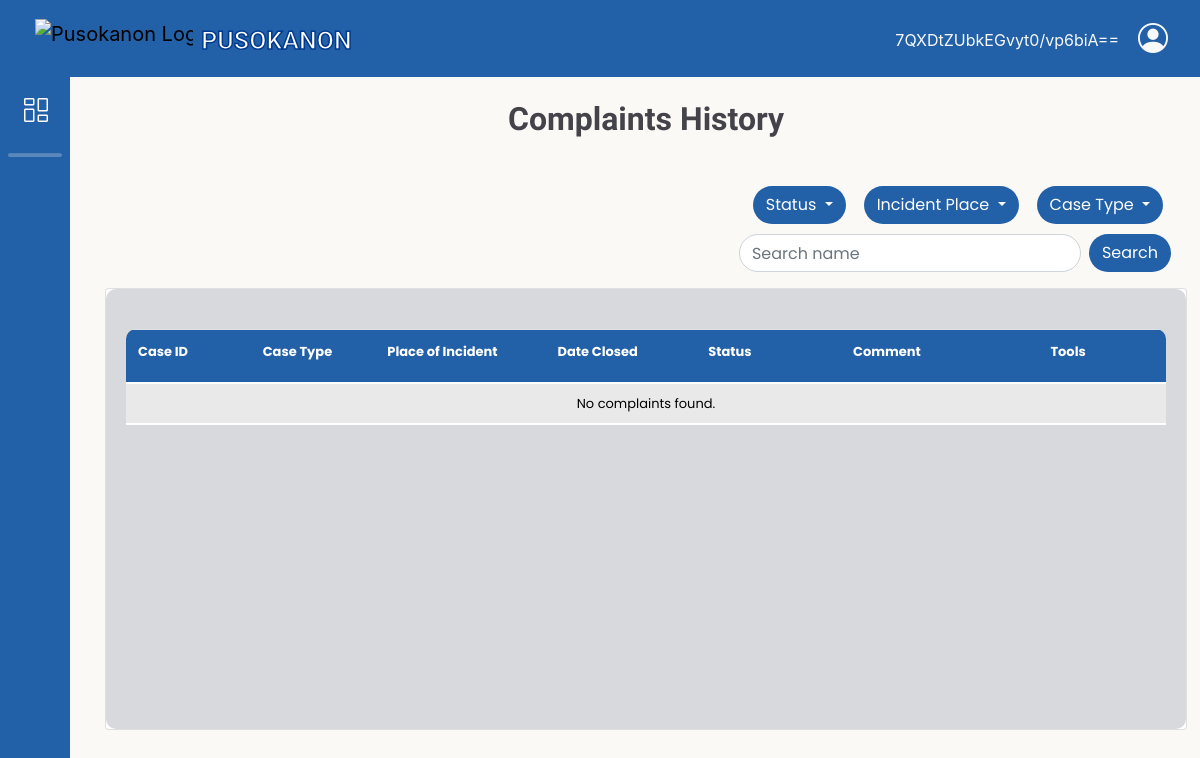
Before: /adminbejo/complaints_history.php (signed in) with the older database file.
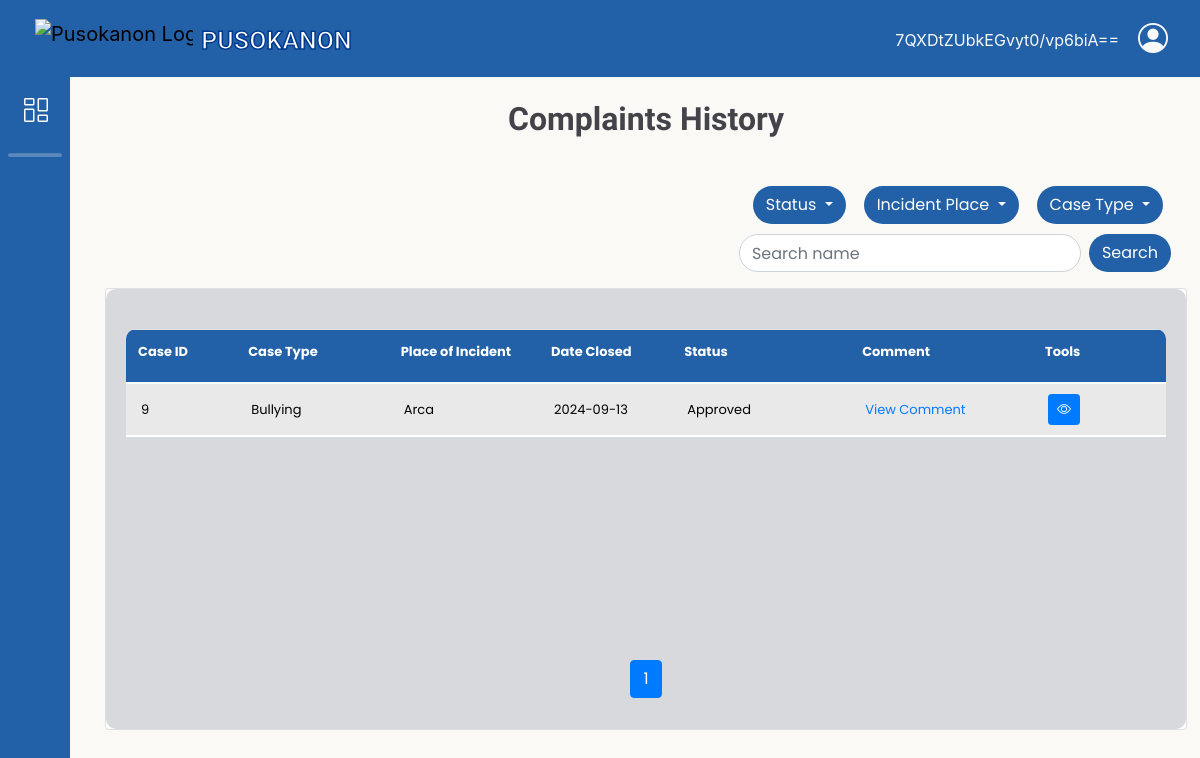
After: the same page with the newer database file.
### tables this page shows
CREATE TABLE `complaints_tbl` (
  `complaint_id` int(11) NOT NULL,
  `res_id` int(11) NOT NULL,
  `respondent_fname` varchar(50) NOT NULL,
  `respondent_mname` varchar(50) DEFAULT NULL,
  `respondent_lname` varchar(50) NOT NULL,
  `respondent_suffix` varchar(10) DEFAULT NULL,
  `respondent_gender` varchar(10) NOT NULL,
  `respondent_age` int(11) NOT NULL,
  `incident_date` date NOT NULL,
  `incident_time` time NOT NULL,
  `date_filed` timestamp NOT NULL DEFAULT current_timestamp(),
  `incident_place` varchar(50) NOT NULL,
  `case_type` varchar(50) NOT NULL,
  `narrative` text DEFAULT NULL,
  `evidence` varchar(200) DEFAULT NULL,
  `staff_id` int(11) NOT NULL,
  `hearing_date` date DEFAULT NULL,
  `hearing_time` time DEFAULT NULL,
  `status` varchar(10) NOT NULL,
  `comment` text DEFAULT NULL,
  `remarks` varchar(200) NOT NULL,
  `date_closed` date DEFAULT NULL
);

### db/DBconn.php (called while the page is built, shortened)
<?php
function decryptData($data){
	return openssl_decrypt($data, 'aes-256-cbc', ENCRYPTION_KEY, 0, ENCRYPTION_KEY);
}
function fetchComplaintsHistory($pdo, $offset = 0, $limit = null, $caseType = null, $incidentPlace = null, $status = null, $searchTerm = null) {
    $sql = "SELECT
                ct.complaint_id AS complaint_id,
                CONCAT(ct.respondent_fname, ' ', ct.respondent_lname) AS respondent_name,
                ct.case_type AS case_type,
                ct.incident_date AS incident_date,
                ct.incident_time AS incident_time,
                ct.incident_place AS incident_place,
                ct.date_filed AS date_filed,
				ct.date_closed AS date_closed,
                ct.status AS status,
                ct.remarks AS remarks,
				ct.comment AS comment,
                ct.narrative AS narrative,
                ct.evidence AS evidence,
                CONCAT(ru.res_fname, ' ', ru.res_lname) AS resident_name,
                ru.res_email AS resident_email,
                ct.respondent_age AS respondent_age,
                ct.respondent_gender AS respondent_gender
            FROM complaints_tbl ct
            INNER JOIN resident_users ru ON ct.res_id = ru.res_id
            WHERE ct.remarks LIKE 'CASE CLOSED'";
    $params = [];
    $sql .= " ORDER BY ct.date_closed DESC";
    if ($limit !== null) {
        $sql .= " LIMIT ?, ?";
        $params[] = (int)$offset;
        $params[] = (int)$limit;
    }
    $stmt = $pdo->prepare($sql);
    $stmt->execute($params);
    return $stmt->fetchAll(PDO::FETCH_ASSOC);
}
function getTotalComplaints($pdo, $caseType, $incidentPlace, $status, $searchTerm) {
    $sql = "SELECT COUNT(*)
            FROM complaints_tbl ct
            INNER JOIN resident_users ru ON ct.res_id = ru.res_id
            WHERE ct.remarks LIKE 'CASE CLOSED'";
    $params = [];
    $stmt = $pdo->prepare($sql);
    $stmt->execute($params);
    return $stmt->fetchColumn();
}

### adminbejo/complaints_history.php (the view, shortened to what the changed rows need)
<?php
    include 'headerAdmin.php';
    include '../db/DBconn.php';
    $caseType = isset($_GET['case_type']) ? $_GET['case_type'] : '';
    $incidentPlace = isset($_GET['incident_place']) ? $_GET['incident_place'] : '';
    $searchTerm = isset($_GET['searchTerm']) ? trim($_GET['searchTerm']) : '';
    $status = isset($_GET['status']) ? $_GET['status'] : '';
    $limit = 5;
    $page = isset($_GET['page']) ? (int)$_GET['page'] : 1;
    $offset = ($page - 1) * $limit;
    $complaints = fetchComplaintsHistory($pdo, $offset, $limit, $caseType, $incidentPlace, $status, $searchTerm);
    $totalComplaints = getTotalComplaints($pdo, $caseType, $incidentPlace, $status, $searchTerm);
    $totalPages = ceil($totalComplaints / $limit);
    $range = 1;
    $startPage = max(1, $page - $range);
    $endPage = min($totalPages, $page + $range);
    if ($endPage - $startPage < 2) {
        $startPage = max(1, $endPage - 2);
        $endPage = min($totalPages, $startPage + 2);
    };
    ?>
    <link rel="stylesheet" href="css/list.css">
    <div class="container-fluid">
        <h1>Complaints History</h1>
        <div id="results" class="card d-flex flex-column">
            <div class="card-body flex-grow-1 d-flex flex-column">
                <div class="table-responsive flex-grow-1">
                    <table class="table mx-auto" cellspacing="0" cellpadding="0">
                        <thead style="background-color: #2260a7;">
                            <tr>
                                <th>Case ID</th>
                                <th>Case Type</th>
                                <th>Place of Incident</th>
                                <th>Date Closed</th>
                                <th>Status</th>
                                <th>Comment</th>
                                <th>Tools</th>
                            </tr>
                        </thead>
                        <tbody class="scrollable-table-body">
                            <?php if (!empty($complaints)): ?>
                                <?php foreach ($complaints as $complaint): ?>
                                    <tr>
                                        <?php
                                            $imageFileName = $complaint['evidence'];
                                            if (!empty($imageFileName)) {
                                                $imagePath = "../db/$imageFileName";
                                                $imageData = base64_encode(file_get_contents($imagePath));
                                                $imageMimeType = mime_content_type($imagePath);
                                                $imageSrc = "data:$imageMimeType;base64,$imageData";
                                            } else {
                                                $imageSrc = '';
                                            }
                                            $decryptedEmail = decryptData($complaint['resident_email']);
                                        ?>
                                        <td><?php echo htmlspecialchars($complaint['complaint_id']); ?></td>
                                        <td><?php echo htmlspecialchars($complaint['case_type']); ?></td>
                                        <td><?php echo htmlspecialchars($complaint['incident_place']); ?></td>
                                        <td><?php echo htmlspecialchars($complaint['date_closed']); ?></td>
                                        <td id="status-<?php echo htmlspecialchars($complaint['complaint_id']); ?>">
                                            <?php echo htmlspecialchars($complaint['status']); ?>
                                        </td>
                                        <td>
                                        <div class="d-flex justify-content-start align-items-center">
                                            <a href="#" class="text-primary" onclick="viewComment('<?= htmlspecialchars($complaint['comment']) ?>')">
                                                View Comment
                                            </a>
                                        </div>
                                        </td>
                                        <td>
                                            <div class="d-flex justify-content-start align-items-center">
                                                <a href="#" class="btn btn-primary btn-sm me-2" onclick="showDetails(
                                                                    '<?= htmlspecialchars($complaint['resident_name'])?>',
                                                                    '<?= htmlspecialchars($decryptedEmail)?>',
                                                                    '<?= htmlspecialchars($complaint['respondent_name'])?>',
                                                                    '<?= htmlspecialchars($complaint['respondent_age'])?>',
                                                                    '<?= htmlspecialchars($complaint['respondent_gender'])?>',
                                                                    '<?= htmlspecialchars($complaint['incident_date'])?>',
                                                                    '<?= htmlspecialchars($complaint['incident_time'])?>',
                                                                    '<?= htmlspecialchars($complaint['incident_place'])?>',
                                                                    '<?= htmlspecialchars($complaint['narrative'])?>',
                                                                    '<?= $imageSrc ?>')">
                                                    <i class="bi bi-eye" title="View Details"></i> </a>
                                            </div>
                                        </td>
                                    </tr>
                                <?php endforeach; ?>
                            <?php else: ?>
                                <tr>
                                    <td colspan="7" class="text-center">No complaints found.</td>
                                </tr>
                            <?php endif; ?>
                        </tbody>
                    </table>
                    <div class="pagination-container">
                        <nav aria-label="Page navigation" class="mt-auto">
                            <ul class="pagination justify-content-center">
                                <?php for ($i = $startPage; $i <= $endPage; $i++): ?>
                                    <li class="page-item<?php if ($i == $page) echo ' active'; ?>">
                                        <a class="page-link" href="?page=<?php echo $i; ?>&caseType=<?php echo urlencode($caseType); ?>&incidentPlace=<?php echo urlencode($incidentPlace); ?>&status=<?php echo urlencode($status); ?>&searchTerm=<?php echo urlencode($searchTerm); ?>"><?php echo $i; ?></a>
                                    </li>
                                <?php endfor; ?>
                            </ul>
                        </nav>
                    </div>
                </div>
            </div>
        </div>
    </div>
    <?php require_once 'footerAdmin.php'; ?>

Changed rows visible on the page:
added complaints_tbl: complaint_id "9", case_type "Bullying", incident_place "Arca", date_closed "2024-09-13", status "Approved"
Other visible differences:
new list line: "1"
text no longer shown: "No complaints found."
